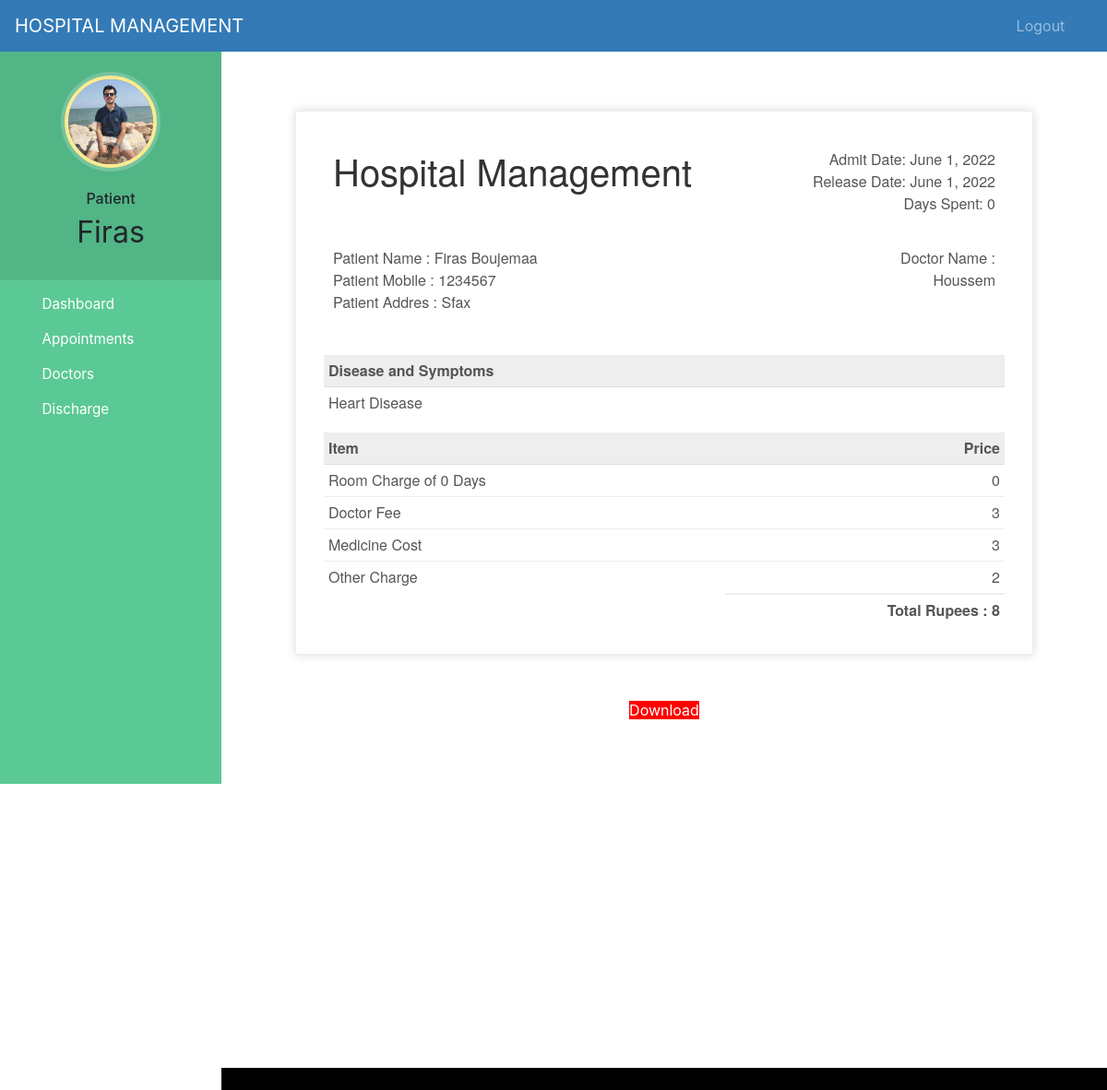
Page /patient-discharge (signed in) on the earlier database version.
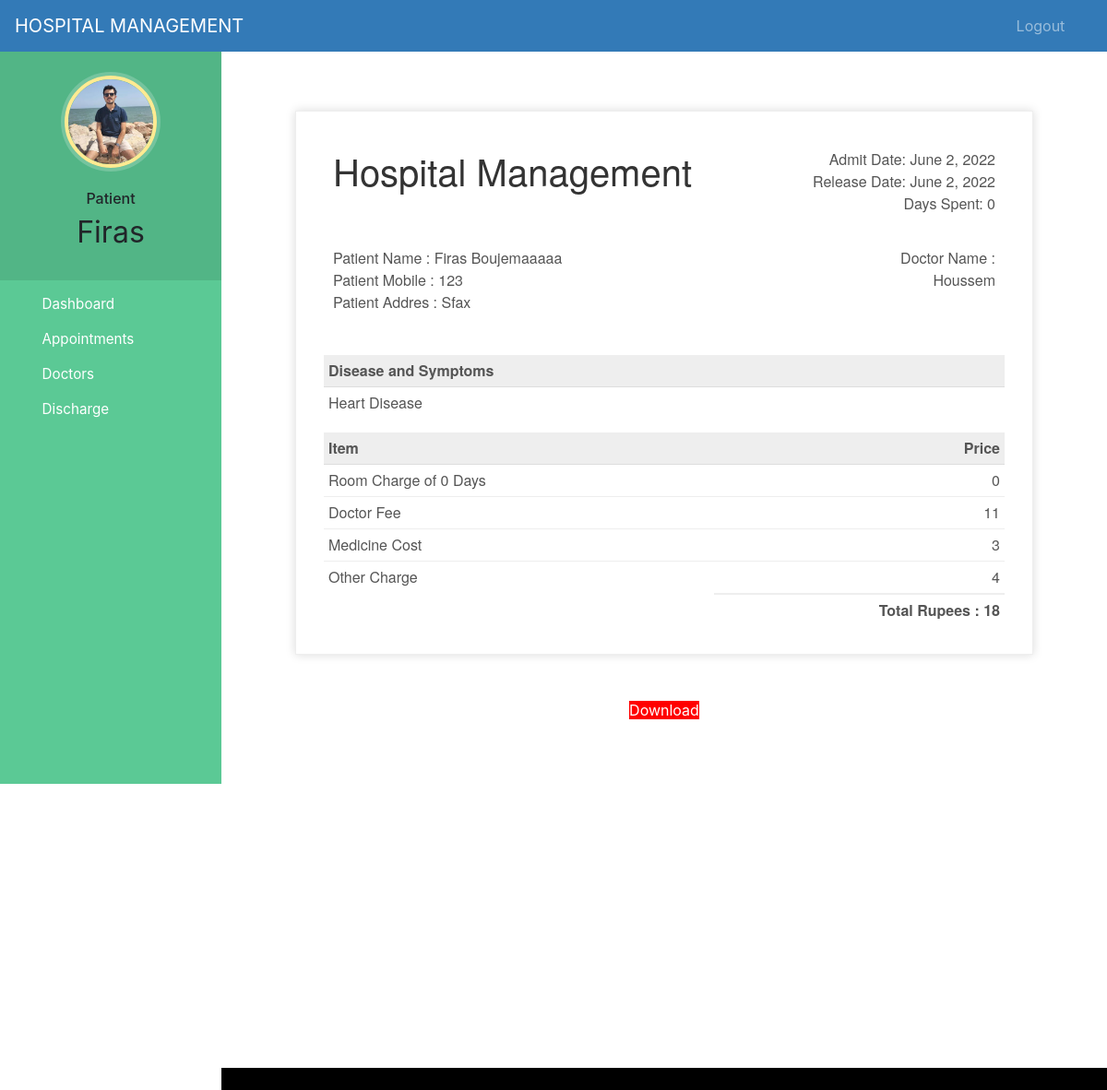
Same page on the later database version.
### hospital/models.py (models this page shows, shortened)
class Patient(models.Model):
    user=models.OneToOneField(User,on_delete=models.CASCADE)
    profile_pic= models.ImageField(upload_to='profile_pic/PatientProfilePic/',null=True,blank=True,default='profile_pic/PatientProfilePic/patient.jpg')
    address = models.CharField(max_length=40)
    mobile = models.CharField(max_length=20,null=False)
    symptoms = models.CharField(max_length=100,null=False)
    assignedDoctorId = models.PositiveIntegerField(null=True)
    admitDate=models.DateField(auto_now=True)
    status=models.BooleanField(default=False)
    @property
    def get_name(self):
        return self.user.first_name+" "+self.user.last_name
    def __str__(self):
        return self.user.first_name+" ("+self.symptoms+")"

class PatientDischargeDetails(models.Model):
    patientId=models.PositiveIntegerField(null=True)
    patientName=models.CharField(max_length=40)
    assignedDoctorName=models.CharField(max_length=40)
    address = models.CharField(max_length=40)
    mobile = models.CharField(max_length=20,null=True)
    symptoms = models.CharField(max_length=100,null=True)
    admitDate=models.DateField(null=False)
    releaseDate=models.DateField(null=False)
    daySpent=models.PositiveIntegerField(null=False)
    roomCharge=models.PositiveIntegerField(null=False)
    medicineCost=models.PositiveIntegerField(null=False)
    doctorFee=models.PositiveIntegerField(null=False)
    OtherCharge=models.PositiveIntegerField(null=False)
    total=models.PositiveIntegerField(null=False)

### hospital/views.py (the view)
# urls.py: path('patient-discharge', views.patient_discharge_view,name='patient-discharge'),
@login_required(login_url='patientlogin')
@user_passes_test(is_patient)
def patient_discharge_view(request):
    patient=models.Patient.objects.get(user_id=request.user.id) #for profile picture of patient in sidebar
    dischargeDetails=models.PatientDischargeDetails.objects.all().filter(patientId=patient.id).order_by('-id')[:1]
    patientDict=None
    if dischargeDetails:
        patientDict ={
        'is_discharged':True,
        'patient':patient,
        'patientId':patient.id,
        'patientName':patient.get_name,
        'assignedDoctorName':dischargeDetails[0].assignedDoctorName,
        'address':patient.address,
        'mobile':patient.mobile,
        'symptoms':patient.symptoms,
        'admitDate':patient.admitDate,
        'releaseDate':dischargeDetails[0].releaseDate,
        'daySpent':dischargeDetails[0].daySpent,
        'medicineCost':dischargeDetails[0].medicineCost,
        'roomCharge':dischargeDetails[0].roomCharge,
        'doctorFee':dischargeDetails[0].doctorFee,
        'OtherCharge':dischargeDetails[0].OtherCharge,
        'total':dischargeDetails[0].total,
        }
        print(patientDict)
    else:
        patientDict={
            'is_discharged':False,
            'patient':patient,
            'patientId':request.user.id,
        }
    return render(request,'hospital/patient_discharge.html',context=patientDict)

### hospital/views.py (called while the page is built)
def is_patient(user):
    return user.groups.filter(name='PATIENT').exists()

### templates/hospital/patient_discharge.html (shortened to what this page needs)
{% extends 'hospital/patient_base.html' %}
{% load static %}
{% block content %}
<head>
</head>
<br><br><br>
{%if is_discharged%}
<div class="invoice-box">
  <table cellpadding="0" cellspacing="0">
    <tr class="top">
      <td colspan="2">
        <table>
          <tr>
            <td class="title">
              <h1>Hospital Management</h1>
            </td>
            <td>
              Admit Date: {{admitDate}}<br>
              Release Date: {{releaseDate}}<br>
              Days Spent: {{daySpent}}
            </td>
          </tr>
        </table>
      </td>
    </tr>
    <tr class="information">
      <td colspan="2">
        <table>
          <tr>
            <td>
              Patient Name : {{patientName}}<br>
              Patient Mobile : {{mobile}}<br>
              Patient Addres : {{address}}<br>
            </td>
            <td>
              Doctor Name :<br>
              {{assignedDoctorName}}<br>
            </td>
          </tr>
        </table>
      </td>
    </tr>
    <tr class="heading">
      <td>
        Disease and Symptoms
      </td>
      <td>
      </td>
    </tr>
    <tr class="details">
      <td>
        {{symptoms}}
      </td>
    </tr>
    <tr class="heading">
      <td>
        Item
      </td>
      <td>
        Price
      </td>
    </tr>
    <tr class="item">
      <td>
        Room Charge of {{daySpent}} Days
      </td>
      <td>
        {{roomCharge}}
      </td>
    </tr>
    <tr class="item">
      <td>
        Doctor Fee
      </td>
      <td>
        {{doctorFee}}
      </td>
    </tr>
    <tr class="item">
      <td>
        Medicine Cost
      </td>
      <td>
        {{medicineCost}}
      </td>
    </tr>
    <tr class="item last">
      <td>
        Other Charge
      </td>
      <td>
        {{OtherCharge}}
      </td>
    </tr>
    <tr class="total">
      <td></td>
      <td>
        Total Rupees : {{total}}
      </td>
    </tr>
  </table>
</div>
<br><br>
<div class="download">
  <a style="background:red; width:500px;" href="{% url 'download-pdf' patientId  %}">Download</a>
</div>
{%else%}
<h5 style="text-align:center;">You Are Not Discharged By Hospital !</h5>
<h5 style="text-align:center;">Your Treatment Is Going On !</h5><br><br>
<h6 style="text-align:center;">When You Will Be Discahrged. You Can Download Invoice.</h6>
{%endif%}
<br><br><br><br><br><br><br><br>
{% endblock content %}

### templates/hospital/patient_base.html (shortened to what this page needs)
<!DOCTYPE html>
{% load static %}
<html lang="en">
<head>
  <link rel="stylesheet" href="https://stackpath.bootstrapcdn.com/bootstrap/4.3.1/css/bootstrap.min.css">
  <link rel="stylesheet" href="https://maxcdn.bootstrapcdn.com/font-awesome/4.7.0/css/font-awesome.min.css">
</head>
<body>
  <nav class="menu" tabindex="0">
    <header class="avatar">
      <img src="{% static patient.profile_pic.url %}" alt="Profile Pic" />
      <br><br>
      <h6>Patient</h6>
      <h2>{{request.user.first_name}}</h2>
    </header>
    <ul>
      <li tabindex="0" class="icon-dashboard"> <a style="color:white; text-decoration:none;" href="/patient-dashboard"><span>Dashboard</span></a> </li>
      <li tabindex="0" class="icon-calendar"> <a style="color:white; text-decoration:none;" href="/patient-appointment"><span>Appointments</span></a></li>
      <li tabindex="0" class="icon-users"> <a style="color:white; text-decoration:none;" href="/patient-view-doctor"><span>Doctors</span></a></li>
      <li tabindex="0" class="icon-users"> <a style="color:white; text-decoration:none;" href="/patient-discharge"><span>Discharge</span></a></li>
    </ul>
  </nav>
  <main>
    <div class="bs-example">
      <nav class="navbar navbar-expand-md  navbar-dark fixed-top" style="background:#337AB7;">
        <a href="/patient-dashboard" class="navbar-brand">HOSPITAL MANAGEMENT</a>
        <div class="collapse navbar-collapse justify-content-between" id="navbarCollapse">
          <div class="navbar-nav" style=" margin-left: 90%;">
            <a href="/logout" class="nav-item nav-link">Logout</a>
          </div>
        </div>
      </nav>
    </div>
    <br><br>
    {% block content %}
    {% endblock content %}
    <br><br><br><br><br><br><br>
    <footer>
      <br>
    </footer>
  </main>
</body>
</html>

### templates/hospital/patient_base.html (style rules this page uses)
a:link { text-decoration: none; }
a { color: white; }
footer { padding: 0px 0px 0px 0px; background-color: black; margin: 0px; }
body { padding-left: 240px; }
main { position: relative; height: 100vh; }
.menu { background: #5bc995; height: 100vh; width: 240px; position: fixed; top: 0px; left: 0; z-index: 5; outline: none; }
.menu .avatar { background: rgba(0, 0, 0, 0.1); padding: 2em 0.5em; text-align: center; }
.menu .avatar img { width: 100px; border-radius: 50%; overflow: hidden; border: 4px solid #ffea92; box-shadow: 0 0 0 4px rgba(255, 255, 255, 0.2); }
.menu .avatar h2 { font-weight: normal; margin-bottom: 0; }
.menu ul { list-style: none; padding: 0.5em 0; margin: 0; }
.menu ul li { padding: 0.5em 1em 0.5em 3em; font-size: 0.95em; font-weight: regular; background-repeat: no-repeat; background-position: left 15px center; background-size: auto 20px; transition: all 0.15s linear; cursor: pointer; }
.menu ul li.icon-dashboard { background-image: url("http://www.entypo.com/images//gauge.svg"); }
.menu ul li.icon-users { background-image: url("http://www.entypo.com/images//users.svg"); }
.menu ul li.icon-calendar { background-image: url("http://www.entypo.com/images//calendar.svg"); }

### templates/hospital/patient_discharge.html (style rules this page uses)
.invoice-box { max-width: 800px; margin: auto; padding: 30px; border: 1px solid #eee; box-shadow: 0 0 10px rgba(0, 0, 0, .15); font-size: 16px; line-height: 24px; font-family: 'Helvetica Neue', 'Helvetica', Helvetica, Arial, sans-serif; color: #555; }
.invoice-box table { width: 100%; line-height: inherit; text-align: left; }
.invoice-box table td { padding: 5px; vertical-align: top; }
.invoice-box table tr td:nth-child(2) { text-align: right; }
.invoice-box table tr.top table td { padding-bottom: 20px; }
.invoice-box table tr.top table td.title { font-size: 45px; line-height: 45px; color: #333; }
.invoice-box table tr.information table td { padding-bottom: 40px; }
.invoice-box table tr.heading td { background: #eee; border-bottom: 1px solid #ddd; font-weight: bold; }
.invoice-box table tr.details td { padding-bottom: 20px; }
.invoice-box table tr.item td { border-bottom: 1px solid #eee; }
.invoice-box table tr.item.last td { border-bottom: none; }
.invoice-box table tr.total td:nth-child(2) { border-top: 2px solid #eee; font-weight: bold; }
.menu { top: 50px; }
.download { text-align: center; display: block; }

Differences in the rows shown:
no longer on this page (row unchanged): PatientDischargeDetails: releaseDate "June 1, 2022", patientName "Firas Boujemaa", assignedDoctorName "Houssem"
changed Patient "Sfax": admitDate "June 1, 2022" → "June 2, 2022"; mobile "1234567" → "123"
added PatientDischargeDetails: releaseDate "June 2, 2022", patientName "Firas Boujemaaaaa", assignedDoctorName "Houssem"
Other differences:
{{ doctorFee }}: "3" → "11"
{{ OtherCharge }}: "2" → "4"
{{ total }}: "8" → "18"
